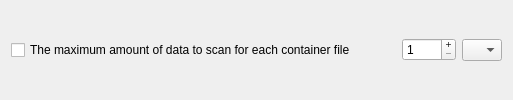
        <widget class="QFrame" name="frame02">
         <property name="frameShape">
          <enum>QFrame::NoFrame</enum>
         </property>
         <property name="frameShadow">
          <enum>QFrame::Raised</enum>
         </property>
         <layout class="QHBoxLayout" name="horizontalLayout_2">
          <property name="topMargin">
           <number>1</number>
          </property>
          <property name="bottomMargin">
           <number>1</number>
          </property>
          <item>
           <widget class="QCheckBox" name="maxAmountForContainerCheckBox">
            <property name="text">
             <string>The maximum amount of data to scan for each container file</string>
            </property>
           </widget>
          </item>
          <item>
           <spacer name="horizontalSpacer_3">
            <property name="orientation">
             <enum>Qt::Horizontal</enum>
            </property>
            <property name="sizeHint" stdset="0">
             <size>
              <width>40</width>
              <height>20</height>
             </size>
            </property>
           </spacer>
          </item>
          <item>
           <widget class="QSpinBox" name="maxAmountForContainerSpinBox">
            <property name="minimumSize">
             <size>
              <width>0</width>
              <height>0</height>
             </size>
            </property>
            <property name="maximumSize">
             <size>
              <width>16777215</width>
              <height>16777215</height>
             </size>
            </property>
            <property name="buttonSymbols">
             <enum>QAbstractSpinBox::PlusMinus</enum>
            </property>
            <property name="minimum">
             <number>1</number>
            </property>
            <property name="maximum">
             <number>2048</number>
            </property>
           </widget>
          </item>
          <item>
           <widget class="QComboBox" name="maxAmountForContainerComboBox">
            <item>
             <property name="text">
              <string/>
             </property>
            </item>
            <item>
             <property name="text">
              <string>K</string>
             </property>
            </item>
            <item>
             <property name="text">
              <string>M</string>
             </property>
            </item>
           </widget>
          </item>
         </layout>
        </widget>
